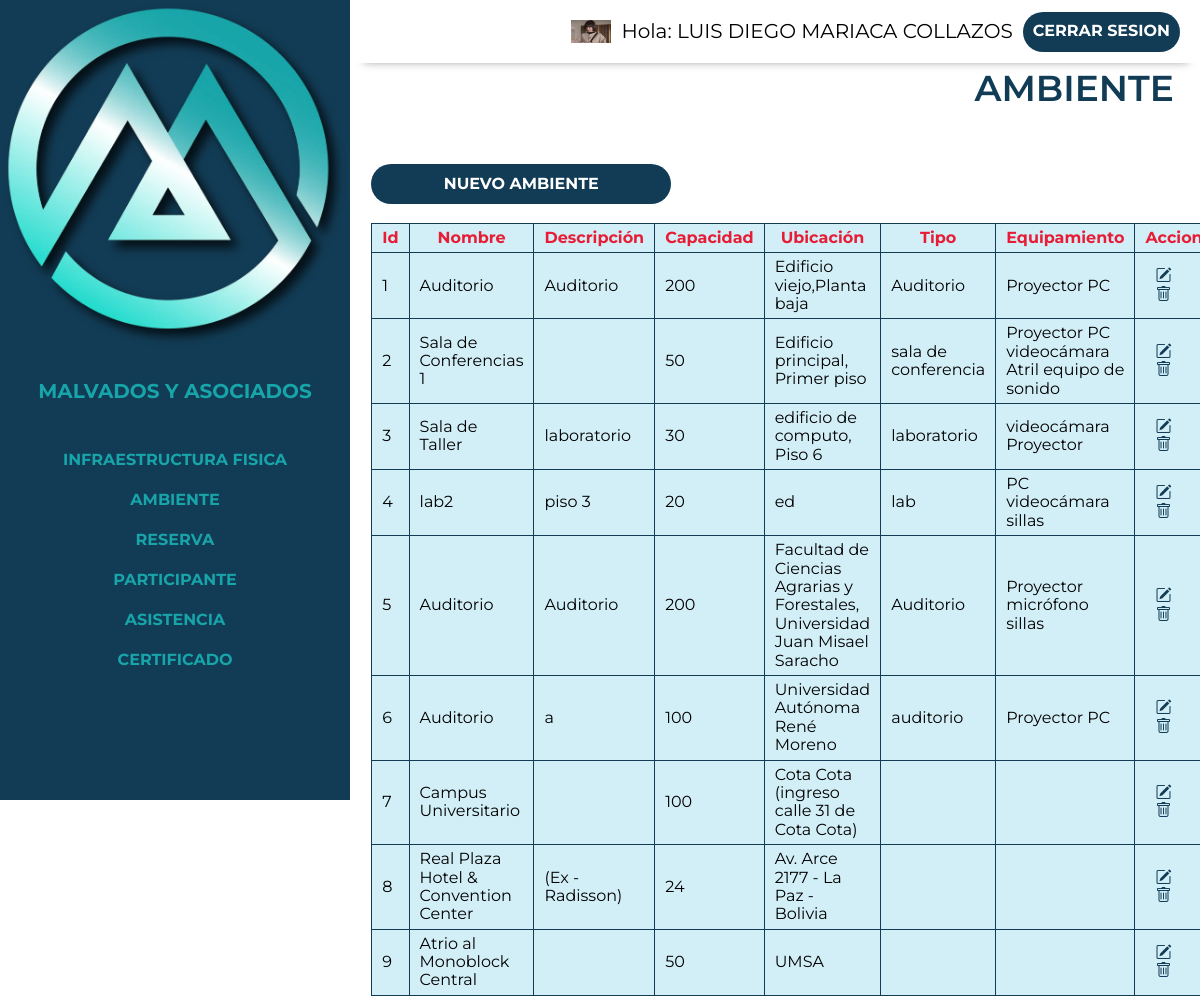
Screenshot of /control/ambiente.php (signed in) with the database file from the repository.
### tables this page shows
CREATE TABLE `usuario` (
  `id_usuario` int(20) NOT NULL,
  `nombre` varchar(60) NOT NULL,
  `apPaterno` varchar(50) NOT NULL,
  `apMaterno` varchar(50) NOT NULL,
  `email` varchar(60) NOT NULL,
  `password` char(60) DEFAULT NULL,
  `estado` varchar(60) DEFAULT NULL,
  `identidad` varchar(60) NOT NULL,
  `foto` varchar(200) DEFAULT NULL,
  `usuario` varchar(50) DEFAULT NULL,
  `celular` varchar(20) DEFAULT NULL,
  `fechaRegistro` date DEFAULT NULL,
  `token` varchar(50) DEFAULT NULL
);

CREATE TABLE `ambiente` (
  `id_ambiente` int(11) NOT NULL,
  `nombre` varchar(255) NOT NULL,
  `descripcion` text DEFAULT NULL,
  `capacidad` int(255) DEFAULT NULL,
  `ubicacion` varchar(255) DEFAULT NULL,
  `tipo` varchar(255) DEFAULT NULL
);

CREATE TABLE `infraestructura` (
  `id_infraestructura` int(20) NOT NULL,
  `nombre` varchar(255) NOT NULL,
  `tipo` varchar(255) NOT NULL,
  `estado` varchar(255) DEFAULT NULL,
  `descripcion` varchar(255) DEFAULT NULL
);

### control/ambiente.php (the view, shortened to what this page needs)
<?php require'includes/header.php'?>
<?php
    include("../app/conexion.php");
    $sql="select *from Ambiente";
    $resultado=mysqli_query($conectar,$sql);
?>
<div class="contenedor">
    <div class="listar ">
        <h2 >Ambiente</h2>
        <div class="botton infraestructura">
            <a href="crear-ambiente.php">Nuevo Ambiente</a>
        </div>
    </div>
    <br/>
    <div class="tlis">
            <table >
                <thead>
                    <tr>
                        <th data-titulo="Id:">Id</th>
                        <th data-titulo="Nombre:">Nombre</th>
                        <th data-titulo="Descripcion:">Descripción</th>
                        <th data-titulo="Capacidad:">Capacidad</th>
                        <th data-titulo="Ubicación:">Ubicación</th>
                        <th data-titulo="Tipo:">Tipo</th>
                        <th data-titulo="Equipamiento:">Equipamiento</th>
                        <th data-titulo="Acción:">Accion</th>
                    </tr>
                </thead>
                <tbody>
                     <?php
                            while($filas=mysqli_fetch_assoc($resultado)){
                        ?>
                    <tr>
                        <td data-titulo="Id:"><?php echo $filas['id_ambiente']?></td>
                        <td data-titulo="Nombre:"><?php echo $filas['nombre']?></td>
                        <td data-titulo="Descripción:"><?php echo $filas['descripcion']?></td>
                        <td data-titulo="Caacidad:"><?php echo $filas['capacidad']?></td>
                        <td data-titulo="Ubicación:"><?php echo $filas['ubicacion']?></td>
                        <td data-titulo="Tipo:"><?php echo $filas['tipo']?></td>
                        <td data-titulo="Equipamiento:"><?php
                            $id2=$filas['id_ambiente'];
                          $sq= " SELECT ambiente.id_ambiente AS nombre_ambiente, infraestructura.nombre AS nombre_infraestructura FROM ambiente INNER JOIN equipamiento ON ambiente.id_ambiente = equipamiento.id_ambiente INNER JOIN infraestructura ON equipamiento.id_infraestructura = infraestructura.id_infraestructura ORDER BY ambiente.id_ambiente;";
                          $re=mysqli_query($conectar,$sq);
                          while($fil=mysqli_fetch_assoc($re)){
                            if($fil['nombre_ambiente']==$id2){
                               echo $fil['nombre_infraestructura'];
                            }
                            else{
                            }
                          }
                        ?></td>
                        <td data-titulo="Acción:">
                            <?php echo"<a href='editar-ambiente.php?id_ambiente=".$filas['id_ambiente']."'><i id='icon' class='bi bi-pencil-square'></i></a>"; ?>
                            <?php echo"<a href='eliminar-ambiente.php?id_ambiente=".$filas['id_ambiente']."'><i  id='icon' class='bi bi-trash'></i></</a>";?>
                        </td>
                    </tr>
                    <?php
                    }
                    ?>
                </tbody>
            </table>
         </div>
    </div>
</div>
<?php require 'includes/footer.php' ?>

### control/includes/header.php (shortened to what this page needs)
<!DOCTYPE html>
<html lang="en">
<head>
    <link rel="stylesheet" href="https://cdn.jsdelivr.net/npm/bootstrap-icons@1.10.4/font/bootstrap-icons.css">
    <link rel="stylesheet" href="../build/css/app.css">
    <link href="https://cdn.jsdelivr.net/npm/select2@4.1.0-rc.0/dist/css/select2.min.css" rel="stylesheet" />
</head>
<body>
<div class="dashboard">
    <aside class="sidebar">
        <div class="logo-principal">
            <img  loading="lazy"  width="50" heigth="80" src="../build/img/control/logo.webp" alt="desdeaqui">
            <a href="index.php"><h3>  Malvados y Asociados </h3></a>
        </div>
        <nav class="sidebar-nav flex">
            <a href="infraestructura.php">Infraestructura Fisica</a>
            <a href="ambiente.php">Ambiente</a>
            <a href="reserva.php">Reserva</a>
            <a href="participante.php">Participante</a>
            <a href="asistencia.php">Asistencia</a>
                <a href="certificado.php">Certificado</a>
        </nav>
    </aside>
    <div class="principal">
        <div class="barra flex">
            <img src="../build/img/control/sara.webp"  style="width:40px;height:23px;" class="rounded-pill">
            <p>Hola: <span>
                <?php
                $id=$_SESSION['id'];
                include("../app/conexion.php");
                $sql="select nombre, apPaterno, apMaterno from usuario where id_usuario='$id'";
                $resultado=mysqli_query($conectar,$sql);
                $filas=mysqli_fetch_assoc($resultado);
                 echo $filas['nombre'].' '.$filas['apPaterno'].' '.$filas['apMaterno'];
                ?>
                </span></p>
            <a href="../login/cerrar_session.php" class="cerrar-sesion">Cerrar Sesion</a>
        </div>

### build/css/app.css (style rules this page uses)
html { box-sizing:border-box;font-size:62.5% }
*,:after,:before { box-sizing:inherit }
body { font-family:Montserrat,sans-serif;font-size:1.6rem }
p { color:#000;font-size:2rem }
.contenedor { margin:0 auto;max-width:120rem;width:95% }
a { text-decoration:none }
h1,h2,h3 { margin:0 0 5rem }
h2 { font-size:3.6rem }
h3 { font-size:3rem }
img { display:block;height:auto;max-width:100%;width:100% }
html { -webkit-text-size-adjust:100%;line-height:1.15 }
body { margin:0 }
a { background-color:transparent }
img { border-style:none }
.dashboard { background-color:#fff }
@media (min-width:768px) { .dashboard { display:flex;height:100vh } }
.dashboard .principal { flex:1 }
.sidebar { background-color:#123c55;width:100% }
@media (min-width:768px) { .sidebar { max-width:35rem } }
.sidebar h3 { color:#17a5a9;font-size:2rem;margin:0;padding:2rem;text-align:left }
.sidebar .sidebar-nav { flex-direction:column;margin-top:5rem }
.sidebar .sidebar-nav a { color:#17a5a9;font-weight:700;padding:1rem;text-align:left;transition-duration:.3s;transition-property:background-color;width:100% }
.barra { background-color:#fff;box-shadow:1px 12px 9px -13px rgba(0,0,0,.4);justify-content:flex-end;padding:1rem 2rem;transition-duration:.3s;transition-property:background-color }
.barra p { margin:1rem }
.listar h2 { color:#123c55;padding:.5rem;text-align:end;text-transform:uppercase }
.barra a { background-color:#123c55;border-radius:5rem }
a { align-items:center;color:#fff;display:grid;font-weight:700;height:4rem;justify-content:center;padding:1rem;text-transform:uppercase;transition-duration:.3s;transition-property:background-color }
.botton { background-color:#123c55;border-radius:5rem;margin-top:0;text-align:center }
@media (min-width:768px) { .botton { max-width:40rem;width:20rem } }
@media (min-width:992px) { .botton { max-width:40rem;width:30rem } }
.listar a { color:#fff }
.tlis a { color:#123c55;display:inline }
.flex { align-items:center;display:flex }
table { background:#d2eef7;border-collapse:collapse }
table thead { color:#e71d36 }
td,th { border:1px solid #123c55;padding:5px 10px }
@media (min-width:992px) { table { display:table;width:90% } }
h2 { font-weight:600 }

### rows the page displays
usuario: nombre "LUIS DIEGO", apPaterno "MARIACA", apMaterno "COLLAZOS"
ambiente: id_ambiente "1", nombre "Auditorio", descripcion "Auditorio", capacidad "200", ubicacion "Edificio viejo,Planta baja", tipo "Auditorio", infraestructura.nombre "Proyector", infraestructura.nombre "PC"
ambiente: id_ambiente "2", nombre "Sala de Conferencias 1", capacidad "50", ubicacion "Edificio principal, Primer piso", tipo "sala de conferencia", infraestructura.nombre "Proyector", infraestructura.nombre "PC", infraestructura.nombre "videocámara", infraestructura.nombre "Atril", infraestructura.nombre "equipo de sonido"
ambiente: id_ambiente "3", nombre "Sala de Taller", descripcion "laboratorio", capacidad "30", ubicacion "edificio de computo, Piso 6", tipo "laboratorio", infraestructura.nombre "videocámara", infraestructura.nombre "Proyector"
ambiente: id_ambiente "4", nombre "lab2", descripcion "piso 3", capacidad "20", ubicacion "ed", tipo "lab", infraestructura.nombre "PC", infraestructura.nombre "videocámara", infraestructura.nombre "sillas"
ambiente: id_ambiente "5", nombre "Auditorio", descripcion "Auditorio", capacidad "200", ubicacion "Facultad de Ciencias Agrarias y Forestales, Universidad Juan Misael Saracho", tipo "Auditorio", infraestructura.nombre "Proyector", infraestructura.nombre "micrófono", infraestructura.nombre "sillas"
ambiente: id_ambiente "6", nombre "Auditorio", descripcion "a", capacidad "100", ubicacion "Universidad Autónoma René Moreno", tipo "auditorio", infraestructura.nombre "Proyector", infraestructura.nombre "PC"
ambiente: id_ambiente "7", nombre "Campus Universitario", capacidad "100", ubicacion "Cota Cota (ingreso calle 31 de Cota Cota)"
ambiente: id_ambiente "8", nombre "Real Plaza Hotel & Convention Center", descripcion "(Ex - Radisson)", capacidad "24", ubicacion "Av. Arce 2177 - La Paz - Bolivia"
ambiente: id_ambiente "9", nombre "Atrio al Monoblock Central", capacidad "50", ubicacion "UMSA"
